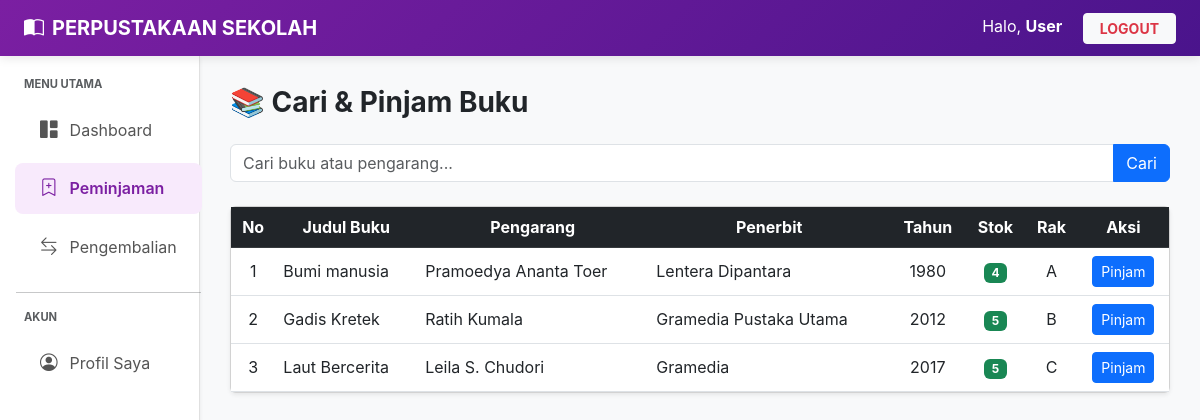
Screenshot of /dashboard_costumer.php?page=transaksi (signed in) with the database file from the repository.
### tables this page shows
CREATE TABLE `crud_buku` (
  `judul_buku` varchar(25) NOT NULL,
  `pengarang` varchar(25) NOT NULL,
  `penerbit` varchar(25) NOT NULL,
  `tahun_terbit` year(4) NOT NULL,
  `jumlah_buku` int(25) NOT NULL,
  `lokasi_rak` varchar(25) NOT NULL
);

### transaksi_peminjaman.php (the view, shortened to what this page needs)
<?php
include 'koneksi.php';
$cari = $_GET['cari'] ?? '';
$query = "SELECT * FROM crud_buku
          WHERE judul_buku LIKE '%$cari%'
          OR pengarang LIKE '%$cari%'";
$buku = mysqli_query($koneksi, $query);
?>
<h3 class="fw-bold mb-4">📚 Cari & Pinjam Buku</h3>
<form method="get" action="dashboard.php" class="mb-4">
    <div class="input-group">
        <input type="text" name="cari" class="form-control"
               placeholder="Cari buku atau pengarang..."
               value="<?= htmlspecialchars($cari) ?>">
        <button class="btn btn-primary">Cari</button>
    </div>
</form>
<div class="card shadow-sm">
    <div class="card-body p-0">
        <table class="table table-hover mb-0 align-middle">
            <thead class="table-dark text-center">
                <tr>
                    <th>No</th>
                    <th>Judul Buku</th>
                    <th>Pengarang</th>
                    <th>Penerbit</th>
                    <th>Tahun</th>
                    <th>Stok</th>
                    <th>Rak</th>
                    <th>Aksi</th>
                </tr>
            </thead>
            <tbody>
            <?php
            $no = 1;
            if ($buku && mysqli_num_rows($buku) > 0):
                while ($b = mysqli_fetch_assoc($buku)):
            ?>
                <tr>
                    <td class="text-center"><?= $no++ ?></td>
                    <td><?= htmlspecialchars($b['judul_buku']) ?></td>
                    <td><?= htmlspecialchars($b['pengarang']) ?></td>
                    <td><?= htmlspecialchars($b['penerbit']) ?></td>
                    <td class="text-center"><?= $b['tahun_terbit'] ?></td>
                    <td class="text-center">
                        <?php if ($b['jumlah_buku'] > 0): ?>
                            <span class="badge bg-success"><?= $b['jumlah_buku'] ?></span>
                        <?php else: ?>
                            <span class="badge bg-danger">Habis</span>
                        <?php endif; ?>
                    </td>
                    <td class="text-center"><?= $b['lokasi_rak'] ?></td>
                    <td class="text-center">
                        <?php if ($b['jumlah_buku'] > 0): ?>
                            <a href="dashboard_costumer.php?halaman=transaksi&pinjam=<?= urlencode($b['judul_buku']) ?>"
                               class="btn btn-sm btn-primary"
                               onclick="return confirm('Pinjam buku ini?')">
                               Pinjam
                            </a>
                        <?php else: ?>
                            <button class="btn btn-sm btn-secondary" disabled>
                                Tidak tersedia
                            </button>
                        <?php endif; ?>
                    </td>
                </tr>
            <?php endwhile; endif; ?>
            </tbody>
        </table>
    </div>
</div>

### dashboard_costumer.php (style rules this page uses)
:root { --primary-purple: #7b1fa2; --soft-purple: #f8eafc; --dark-purple: #4a148c; }
body { background-color: #f8f9fa; font-family: 'Inter', 'Segoe UI', Roboto, sans-serif; min-height: 100vh; }

### rows the page displays
crud_buku: judul_buku "Bumi manusia", pengarang "Pramoedya Ananta Toer", penerbit "Lentera Dipantara", tahun_terbit "1980", jumlah_buku "4", lokasi_rak "A"
crud_buku: judul_buku "Gadis Kretek", pengarang "Ratih Kumala", penerbit "Gramedia Pustaka Utama", tahun_terbit "2012", jumlah_buku "5", lokasi_rak "B"
crud_buku: judul_buku "Laut Bercerita", pengarang "Leila S. Chudori", penerbit "Gramedia", tahun_terbit "2017", jumlah_buku "5", lokasi_rak "C"
